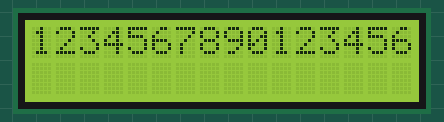
Recording of a sketch running on a simulated Arduino Uno, built with avr-gcc and run on an emulated ATmega328P. On the bench: 16×2 character LCD. What the sketch prints to the serial monitor is not drawn.

Above: at 0.2 s.
At 2.2 s:
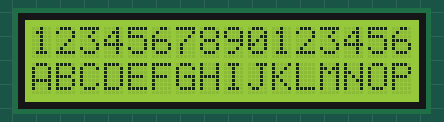
At 6.2 s:
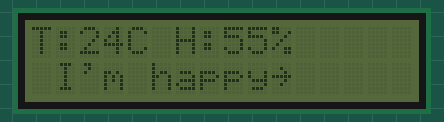
At 8.7 s:
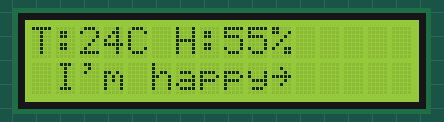

The sketch:

LCD_fix.ino
```cpp
#include <Wire.h>
#include <LiquidCrystal_I2C.h>

LiquidCrystal_I2C lcd(0x27, 16, 2);

void setup() {
  Serial.begin(9600);
  Wire.begin();

  // ─── 1. I2C 주소 스캔 ───────────────────────
  Serial.println(F("=== I2C 주소 스캔 ==="));
  bool found = false;
  for (byte addr = 1; addr < 127; addr++) {
    Wire.beginTransmission(addr);
    if (Wire.endTransmission() == 0) {
      Serial.print(F("✔ 발견! 주소: 0x"));
      Serial.println(addr, HEX);
      found = true;
    }
  }
  if (!found) Serial.println(F("✘ I2C 장치 없음 → 배선 확인"));
  Serial.println();

  // ─── 2. LCD 초기화 ──────────────────────────
  Serial.println(F("=== LCD 초기화 ==="));
  lcd.begin(16, 2);
  lcd.backlight();
  Serial.println(F("초기화 완료"));
  Serial.println();

  // ─── 3. 1행 테스트 ──────────────────────────
  Serial.println(F("=== 1행 테스트 ==="));
  lcd.clear();
  lcd.setCursor(0, 0);
  lcd.print("1234567890123456");  // 16칸 꽉 채우기
  Serial.println(F("1행: '1234567890123456' 출력"));
  delay(2000);

  // ─── 4. 2행 테스트 ──────────────────────────
  Serial.println(F("=== 2행 테스트 ==="));
  lcd.setCursor(0, 1);
  lcd.print("ABCDEFGHIJKLMNOP");  // 16칸 꽉 채우기
  Serial.println(F("2행: 'ABCDEFGHIJKLMNOP' 출력"));
  delay(2000);

  // ─── 5. 실제 출력 형식 테스트 ───────────────
  Serial.println(F("=== 실제 출력 테스트 ==="));
  lcd.clear();
  lcd.setCursor(0, 0);
  lcd.print("T:24C H:55%");
  lcd.setCursor(0, 1);
  lcd.print(" I'm happy~");
  Serial.println(F("실제 형식 출력 완료"));
  delay(2000);

  // ─── 6. 백라이트 점멸 테스트 ────────────────
  Serial.println(F("=== 백라이트 점멸 테스트 ==="));
  for (int i = 0; i < 3; i++) {
    lcd.noBacklight();
    Serial.println(F("백라이트 OFF"));
    delay(500);
    lcd.backlight();
    Serial.println(F("백라이트 ON"));
    delay(500);
  }

  Serial.println();
  Serial.println(F("=== 검사 완료 ==="));
  Serial.println(F("각 단계에서 LCD에 뭐가 보였는지 알려주세요!"));
}

void loop() {}
```

Measured:
- what the display in image 1 shows lasts 2.0 s, from 2.1 s to 4.1 s
- what the display in image 2 shows lasts 0.5 s, from 6.1 s to 6.6 s
